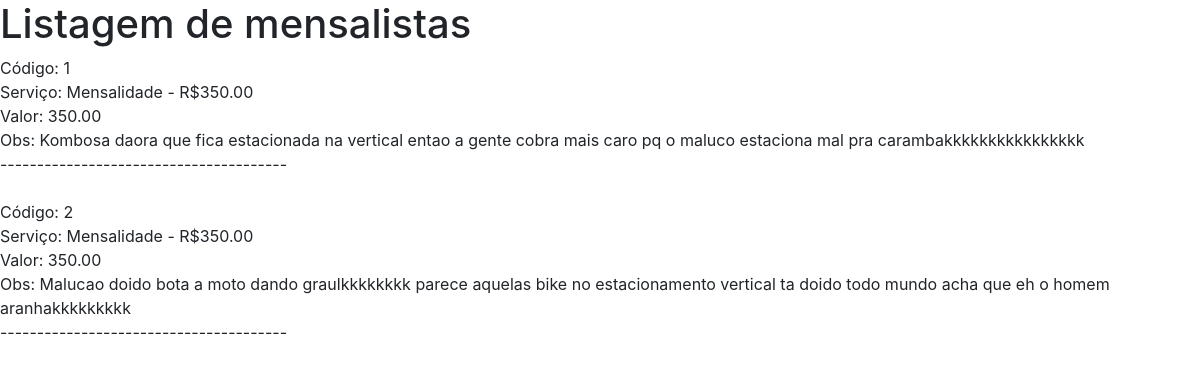
/listagem_mensalistas/ (signed in), run on the app's committed database.
### core/models.py (models this page shows, shortened)
class Mensalista(models.Model):
    mensalidade = models.ForeignKey("Parametro", on_delete=models.CASCADE)
    id_veiculo = models.ForeignKey("Veiculo", on_delete=models.CASCADE)
    observacao = models.TextField(blank=True, null=True)
    class Meta:
        verbose_name_plural = 'Mensalistas'

class Parametro(models.Model):
    descricao = models.CharField(max_length=20)
    valor = models.DecimalField(max_digits=8, decimal_places=2)
    def __str__(self):
        return f'{self.descricao} - R${self.valor}'
    class Meta:
        verbose_name_plural = 'Parâmetros'

### core/views.py (the view)
# urls.py: path('listagem_mensalistas/', listagem_mensalistas, name='url_listagem_mensalistas'),
@login_required
def listagem_mensalistas(request):
    dados = Mensalista.objects.all()
    contexto = {'mensalistas': dados}
    return render(request, 'core/listagem_mensalistas.html', contexto)

### core/templates/core/listagem_mensalistas.html (shortened to what this page needs)
{% extends 'base.html' %}
{% block main %}
    <h1>Listagem de mensalistas</h1>
    {% for mensalista in mensalistas %}
        Código: {{ mensalista.id }} <br>
        Serviço: {{ mensalista.mensalidade }} <br>
        Valor: {{ mensalista.mensalidade.valor }} <br>
        Obs: {{ mensalista.observacao }} <br>
        --------------------------------------- <br> <br>
    {% endfor %}
{% endblock %}

### data on the page
Mensalista: id "1", mensalidade "Mensalidade - R$350.00", mensalidade.valor "350.00", observacao "Kombosa daora que fica estacionada na vertical entao a gente cobra mais caro pq o maluco estaciona mal pra carambakkkkkkkkkkkkkkkk"
Mensalista: id "2", mensalidade "Mensalidade - R$350.00", mensalidade.valor "350.00", observacao "Malucao doido bota a moto dando graulkkkkkkkk parece aquelas bike no estacionamento vertical ta doido todo mundo acha que eh o homem aranhakkkkkkkkk"
